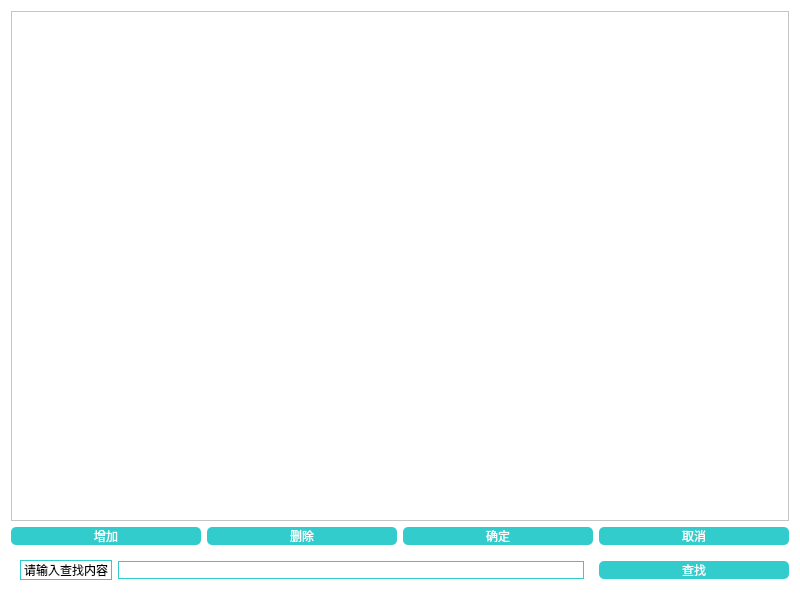
<?xml version="1.0" encoding="UTF-8"?>
<ui version="4.0">
 <class>Widget</class>
 <widget class="QWidget" name="Widget">
  <property name="geometry">
   <rect>
    <x>0</x>
    <y>0</y>
    <width>800</width>
    <height>600</height>
   </rect>
  </property>
  <property name="windowTitle">
   <string>Widget</string>
  </property>
  <property name="styleSheet">
   <string notr="true">    *{background-color:rgb(255, 255, 255);}
QPushButton
{
    color:white;
    background-color:rgb(51, 204, 204);
    border-radius:5px;
}

QPushButton:hover
{
background-color:rgb(0,130,150);
border:2px solid #5F92B2;
border-radius:5px;
color:white;
}
QLineEdit
{
border: 1px solid rgb(51, 204, 204);
}
QProgressBar
{
border: 1px solid rgb(51, 204, 204);
}
QTextEdit
{
border: 1px solid rgb(51, 204, 204);
}
QLabel
{
border: 1px solid rgb(51, 204, 204);
}
</string>
  </property>
  <layout class="QGridLayout" name="gridLayout_2">
   <item row="2" column="0" colspan="3">
    <widget class="QWidget" name="horizontalWidget" native="true">
     <layout class="QHBoxLayout" name="horizontalLayout">
      <item>
       <widget class="QLabel" name="label">
        <property name="text">
         <string>请输入查找内容</string>
        </property>
       </widget>
      </item>
      <item>
       <widget class="QLineEdit" name="lineEdit"/>
      </item>
     </layout>
    </widget>
   </item>
   <item row="1" column="2">
    <widget class="QPushButton" name="BtnSure">
     <property name="text">
      <string>确定</string>
     </property>
    </widget>
   </item>
   <item row="1" column="3">
    <widget class="QPushButton" name="BtnCancel">
     <property name="text">
      <string>取消</string>
     </property>
    </widget>
   </item>
   <item row="1" column="1">
    <widget class="QPushButton" name="BtnDel">
     <property name="text">
      <string>删除</string>
     </property>
    </widget>
   </item>
   <item row="1" column="0">
    <widget class="QPushButton" name="BtnAdd">
     <property name="text">
      <string>增加</string>
     </property>
    </widget>
   </item>
   <item row="2" column="3">
    <widget class="QPushButton" name="BtnFind">
     <property name="text">
      <string>查找</string>
     </property>
    </widget>
   </item>
   <item row="0" column="0" colspan="4">
    <widget class="QTableView" name="tableView"/>
   </item>
  </layout>
 </widget>
 <resources/>
 <connections/>
</ui>
